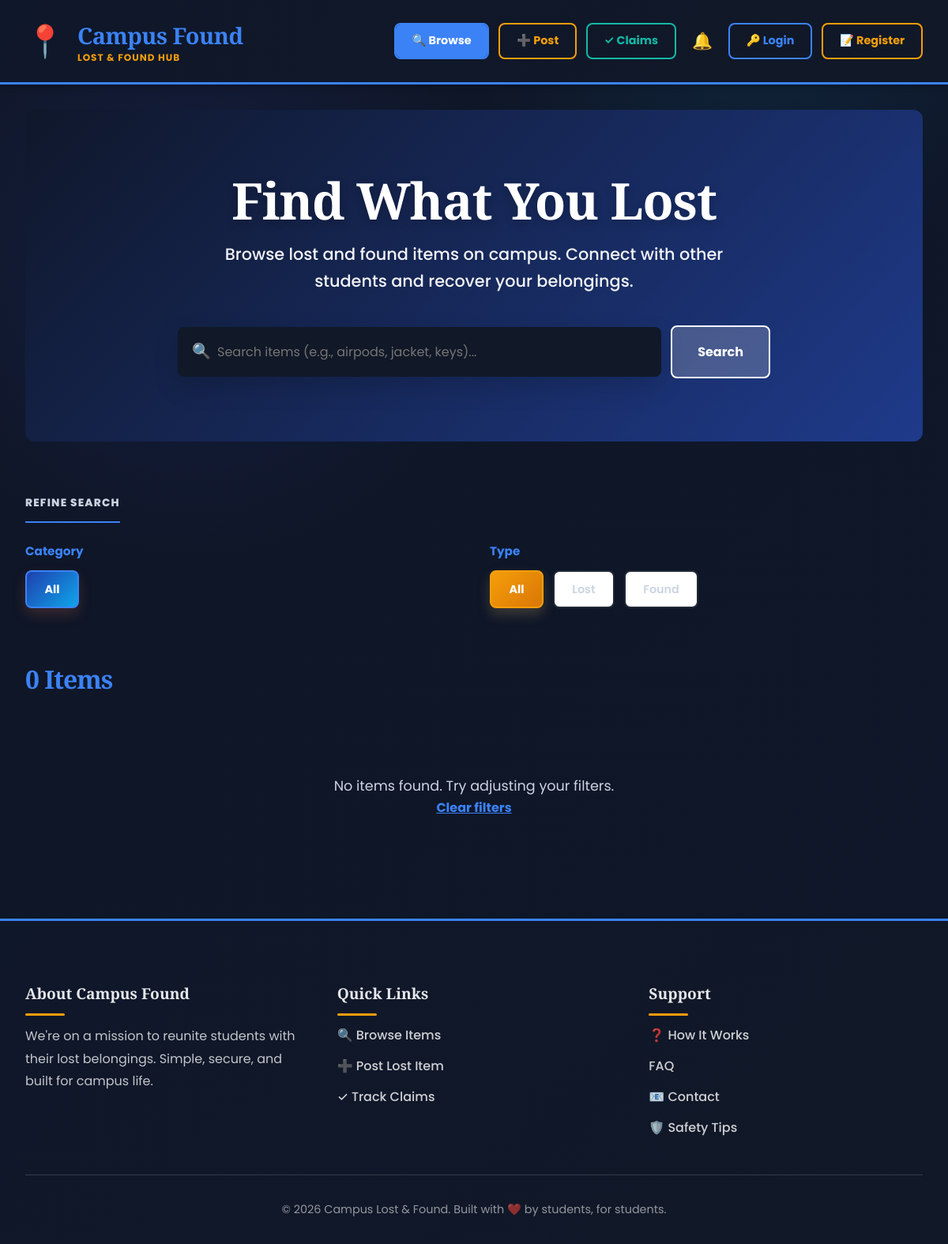
The app's page /, older data.
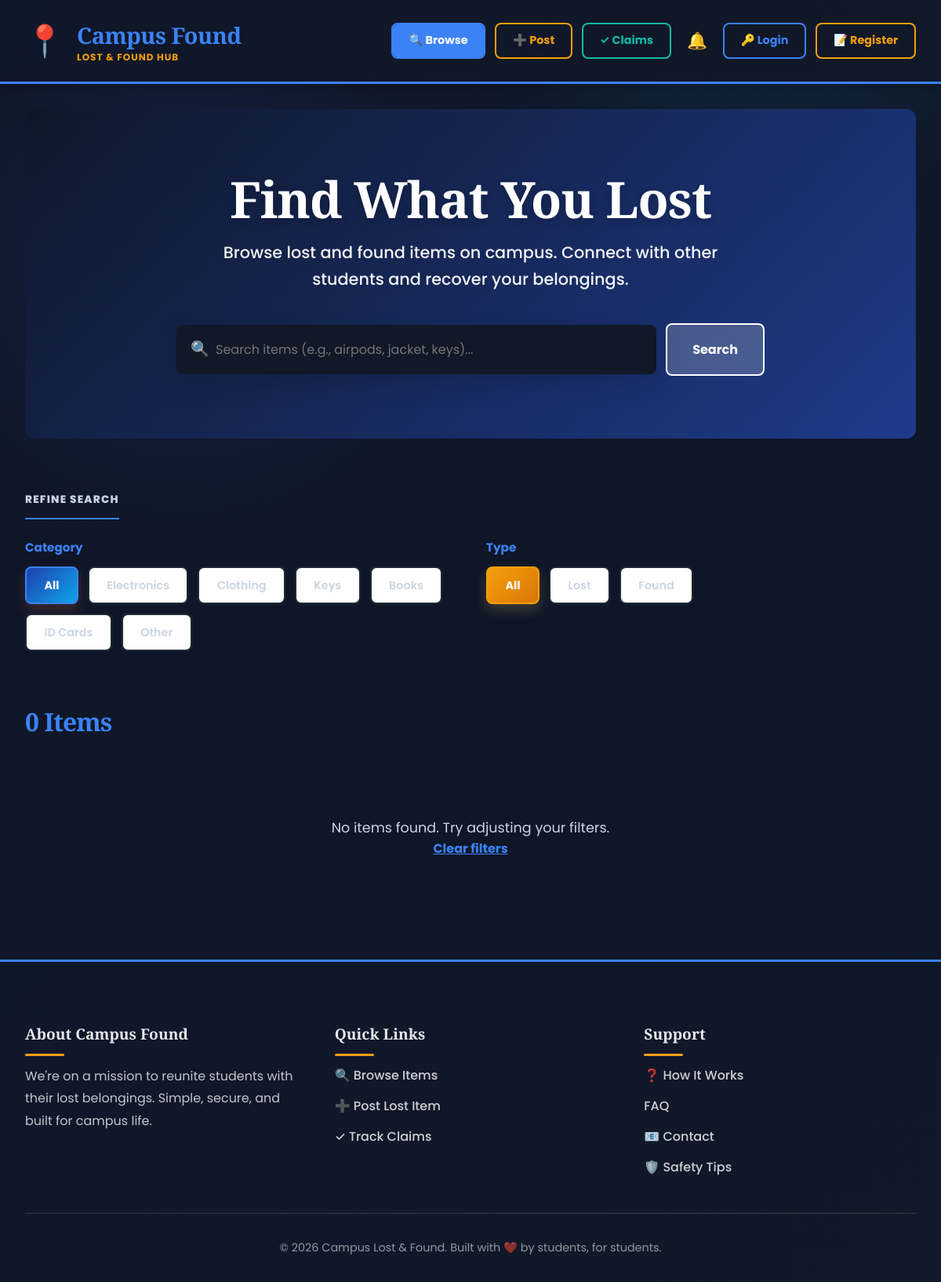
The same page, newer data.
### items/models.py (models this page shows, shortened)
class Category(models.Model):
    name = models.CharField(max_length=100)

### items/views.py (the view)
# urls.py: path('', home, name='home'),
def home(request):
    items = Item.objects.all()
    categories = Category.objects.all()
    q = request.GET.get('q', '').strip()
    if q:
        items = items.filter(Q(title__icontains=q) | Q(description__icontains=q))
    category_id = request.GET.get('category', '')
    selected_category_name = ''
    if category_id:
        items = items.filter(category__id=category_id)
        try:
            selected_category_name = Category.objects.get(id=category_id).name
        except Category.DoesNotExist:
            pass
    item_type = request.GET.get('type', '')
    if item_type in ['Lost', 'Found']:
        items = items.filter(type=item_type)
    context = {
        'items': items,
        'categories': categories,
        'selected_category_name': selected_category_name,
    }
    return render(request, 'home.html', context)

### items/context_processors.py (called while the page is built)
def notifications_count(request):
    if request.user.is_authenticated:
        count = request.user.notifications.filter(is_read=False).count()
    else:
        count = 0
    return {'unread_notifications': count}

### templates/home.html (shortened to what this page needs)
{% extends 'base.html' %}
{% block content %}
<div class="hero">
  <h1>Find What You Lost</h1>
  <p>Browse lost and found items on campus. Connect with other students and recover your belongings.</p>
  <form method="GET" action="">
    <div class="search-wrapper">
      <div class="search-box">
        <span class="search-icon">🔍</span>
        <input type="text" name="q" placeholder="Search items (e.g., airpods, jacket, keys)..." value="{{ request.GET.q }}" />
      </div>
      <button type="submit" class="search-submit">Search</button>
    </div>
  </form>
</div>
<div class="filters">
  <div class="filter-label">Refine Search</div>
  <div class="filter-grid">
    <div class="filter-group">
      <label>Category</label>
      <div class="filter-buttons">
        <a href="?{% if request.GET.q %}q={{ request.GET.q }}&{% endif %}{% if request.GET.type %}type={{ request.GET.type }}{% endif %}" class="filter-btn {% if not request.GET.category %}active{% endif %}">All</a>
        {% for category in categories %}
        <a href="?category={{ category.id }}" class="filter-btn ">{{ category.name }}</a>
        {% endfor %}
      </div>
    </div>
    <div class="filter-group">
      <label>Type</label>
      <div class="filter-buttons">
        <a href="?{% if request.GET.q %}q={{ request.GET.q }}&{% endif %}{% if request.GET.category %}category={{ request.GET.category }}{% endif %}" class="filter-btn coral {% if not request.GET.type %}active{% endif %}">All</a>
        <a href="?type=Lost" class="filter-btn coral ">Lost</a>
        <a href="?type=Found" class="filter-btn coral ">Found</a>
      </div>
    </div>
  </div>
</div>
<div class="items-section">
  <div class="items-header">
    <h2>{{ items.count }} Item{{ items.count|pluralize }}</h2>
  </div>
  <div class="items-grid">
    {% for item in items %}
    <div class="item-card">
      <div class="item-image">
        <div class="item-type-badge {% if item.type == 'Found' %}found{% endif %}">{{ item.type }}</div>
        <div class="item-status-badge {% if item.status == 'Claimed' %}claimed{% endif %}">{{ item.status }}</div>
        {% if item.image %}
        <img src="{{ item.image.url }}" alt="{{ item.title }}" style="max-width:100%;max-height:200px;object-fit:cover;" />
        {% else %}
        <div style="font-size:5rem;line-height:5rem;">📦</div>
        {% endif %}
      </div>
      <div class="item-content">
        <h3 class="item-title">{{ item.title }}</h3>
        <div class="item-meta">
          <div class="meta-item">📍 {{ item.location }}</div>
          <div class="meta-item">📅 {{ item.date|date:"Y-m-d" }}</div>
        </div>
        <div class="item-footer">
          <span class="item-owner">by {{ item.owner.get_full_name|default:item.owner.username }}</span>
          <div style="display:flex;align-items:center;gap:0.6rem;">
            <a href="{% url 'item_detail' item.id %}" class="view-btn" title="View details">👁️</a>
            {% if request.user == item.owner %}
            <form method="post" action="{% url 'item_detail' item.id %}" onsubmit="return confirm('Delete this item? This cannot be undone.');">
              {% csrf_token %}
              <input type="hidden" name="action" value="delete_item" />
              <button type="submit" class="view-btn" title="Delete item" style="font-size:1.2rem;line-height:1;">🗑️</button>
            </form>
            {% endif %}
          </div>
        </div>
      </div>
    </div>
    {% empty %}
    <div style="grid-column:1/-1;text-align:center;padding:3rem;color:var(--text-secondary);">
      <p style="font-size:1.1rem;">No items found. Try adjusting your filters.</p>
      <a href="{% url 'home' %}" style="color:var(--primary-rust);font-weight:700;text-decoration:underline;">Clear filters</a>
    </div>
    {% endfor %}
  </div>
</div>
{% endblock %}

### templates/base.html (shortened to what this page needs)
{% load static %}
<!doctype html>
<html lang="en">
  <head>
  </head>
  <body>
    <nav class="navbar">
      <a href="{% url 'home' %}" class="navbar-brand">
        <div class="navbar-brand-logo">📍</div>
        <div class="navbar-brand-text">
          <h1>Campus Found</h1>
          <p>Lost & Found Hub</p>
        </div>
      </a>
      <div class="navbar-nav">
        <a href="{% url 'home' %}"
           class="nav-btn nav-btn-rust {% if request.resolver_match.url_name == 'home' %}active{% endif %}">
          🔍 Browse
        </a>
        <a href="{% url 'post_item' %}"
           class="nav-btn nav-btn-mustard {% if request.resolver_match.url_name == 'post_item' %}active{% endif %}">
          ➕ Post
        </a>
        <a href="{% url 'my_claims' %}"
           class="nav-btn nav-btn-sage {% if request.resolver_match.url_name == 'my_claims' %}active{% endif %}">
          ✓ Claims
        </a>
        <a href="{% url 'notifications' %}" class="nav-icon" title="Notifications">
          🔔
        </a>
        {% if request.user.is_authenticated %}
        <div class="profile-dropdown">
          <div class="nav-btn nav-btn-mauve profile-dropdown-trigger">
            👤 {{ request.user.username }} ▾
          </div>
          <div class="profile-dropdown-menu">
            <div class="dropdown-header">
              <span>{{ request.user.username }}</span>
              <small>{{ request.user.email }}</small>
            </div>
            <a href="{% url 'profile' %}">👤 My Profile</a>
            <a href="{% url 'my_claims' %}">✓ My Claims</a>
            <a href="{% url 'notifications' %}">
              🔔 Notifications
              {% if unread_notifications > 0 %}
                <span style="margin-left:auto;background:var(--primary-rust);color:white;border-radius:10px;padding:0.1rem 0.5rem;font-size:0.7rem;">{{ unread_notifications }}</span>
              {% endif %}
            </a>
            <div class="dropdown-divider"></div>
            <a href="{% url 'logout' %}" class="dropdown-logout">🚪 Logout</a>
          </div>
        </div>
        {% else %}
        <a href="{% url 'login' %}" class="nav-btn nav-btn-rust">🔑 Login</a>
        <a href="{% url 'register' %}" class="nav-btn nav-btn-mustard">📝 Register</a>
        {% endif %}
      </div>
    </nav>
    <main>{% block content %}{% endblock %}</main>
    <footer class="footer">
      <div class="footer-content">
        <div class="footer-section">
          <h3>About Campus Found</h3>
          <p>
            We're on a mission to reunite students with their lost belongings.
            Simple, secure, and built for campus life.
          </p>
        </div>
        <div class="footer-section">
          <h3>Quick Links</h3>
          <ul>
            <li><a href="{% url 'home' %}">🔍 Browse Items</a></li>
            <li><a href="{% url 'post_item' %}">➕ Post Lost Item</a></li>
            <li><a href="{% url 'my_claims' %}">✓ Track Claims</a></li>
          </ul>
        </div>
        <div class="footer-section">
          <h3>Support</h3>
          <ul>
            <li><a href="#">❓ How It Works</a></li>
            <li><a href="#">FAQ</a></li>
            <li><a href="#">📧 Contact</a></li>
            <li><a href="#">🛡️ Safety Tips</a></li>
          </ul>
        </div>
      </div>
      <div class="footer-bottom">
        <p>&copy; 2026 Campus Lost & Found. Built with ❤️ by students, for students.</p>
      </div>
    </footer>
  </body>
</html>

### templates/home.html (style rules this page uses)
.hero { background: var(--gradient-hero); padding: 5rem 2rem; text-align: center; position: relative; overflow: hidden; margin: 2rem; border-radius: 12px; color: white; }
.hero h1 { font-size: 4rem; font-weight: 800; font-family: "Playfair Display", serif; margin-bottom: 1rem; position: relative; z-index: 1; line-height: 1.1; text-shadow: 0 4px 12px rgba(0,0,0,0.2); letter-spacing: -1px; }
.hero p { font-size: 1.3rem; margin-bottom: 2.5rem; position: relative; z-index: 1; max-width: 700px; margin-left: auto; margin-right: auto; opacity: 0.95; font-weight: 500; }
.search-wrapper { display: flex; gap: 0.75rem; max-width: 750px; margin: 0 auto; position: relative; z-index: 1; flex-wrap: wrap; justify-content: center; }
.search-box { flex: 1; min-width: 300px; position: relative; display: flex; align-items: center; }
.search-box input { width: 100%; padding: 1.2rem 1.4rem 1.2rem 50px; border: none; border-radius: 8px; font-size: 1rem; font-family: inherit; background: var(--card-bg); box-shadow: 0 12px 32px rgba(0,0,0,0.15); transition: all 0.4s; }
.search-icon { position: absolute; left: 18px; color: var(--primary-rust); font-size: 1.2rem; }
.search-submit { padding: 1.2rem 2rem; background: rgba(255,255,255,0.2); border: 2px solid white; border-radius: 8px; color: white; font-weight: 700; font-size: 1rem; cursor: pointer; transition: all 0.3s; font-family: inherit; }
.filters { margin: 4rem auto; max-width: 1200px; padding: 0 2rem; }
.filter-label { font-size: 0.85rem; font-weight: 800; color: var(--text-secondary); text-transform: uppercase; letter-spacing: 1.2px; margin-bottom: 1.5rem; border-bottom: 2px solid var(--primary-rust); padding-bottom: 0.75rem; display: inline-block; }
.filter-grid { display: grid; grid-template-columns: 1fr 1fr; gap: 2.5rem; margin-bottom: 2rem; }
.filter-group label { display: block; font-weight: 700; color: var(--primary-rust); margin-bottom: 0.75rem; font-size: 0.95rem; }
.filter-buttons { display: flex; flex-wrap: wrap; gap: 0.75rem; }
.filter-btn { padding: 0.65rem 1.4rem; border: 2px solid var(--border-color); border-radius: 8px; background: white; color: var(--text-secondary); font-weight: 600; cursor: pointer; transition: all 0.3s; font-size: 0.9rem; text-decoration: none; display: inline-block; }
.filter-btn.active { background: var(--gradient-primary); color: white; border-color: var(--primary-rust); font-weight: 700; box-shadow: 0 8px 16px rgba(184,92,74,0.25); }
.filter-btn.coral.active { background: var(--gradient-mustard); border-color: var(--accent-mustard); box-shadow: 0 8px 16px rgba(201,169,97,0.25); }
.items-section { margin: 0 auto 5rem; max-width: 1200px; padding: 0 2rem; }
.items-header { margin-bottom: 3rem; }
.items-header h2 { font-size: 2rem; font-weight: 800; color: var(--primary-rust); font-family: "Playfair Display", serif; letter-spacing: -1px; }
.items-grid { display: grid; grid-template-columns: repeat(auto-fill, minmax(310px, 1fr)); gap: 2.5rem; }

Row changes from the older to the newer data that the page shows:
added Category: name "Electronics"
added Category: name "Clothing"
added Category: name "Keys"
added Category: name "Books"
added Category: name "ID Cards"
added Category: name "Other"
